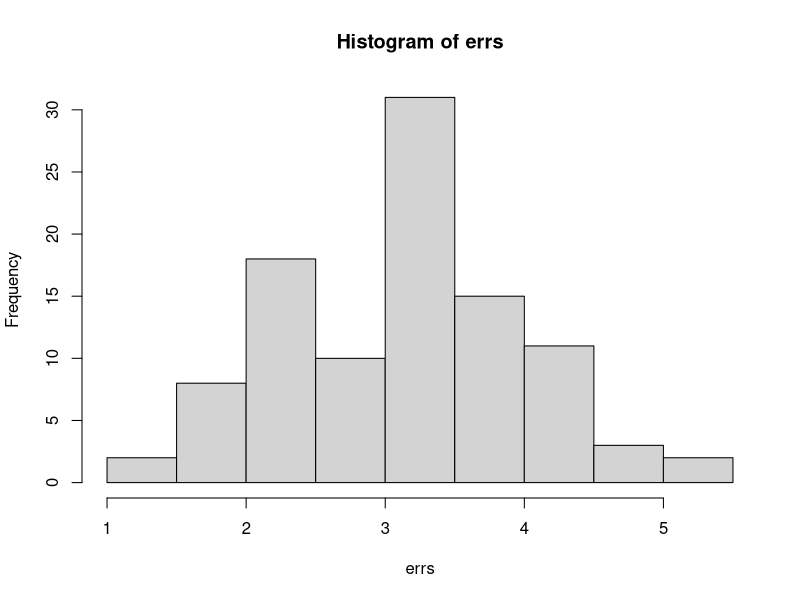

Write R code to recreate this figure.
library(modelr)


### Name: crossv_mc
### Title: Generate cross-validated test-training pairs
### Aliases: crossv_mc crossv_kfold

### ** Examples

cv1 <- crossv_kfold(mtcars, 5)
cv1

library(purrr)
cv2 <- crossv_mc(mtcars, 100)
models <- map(cv2$train, ~ lm(mpg ~ wt, data = .))
errs <- map2_dbl(models, cv2$test, rmse)
hist(errs)
